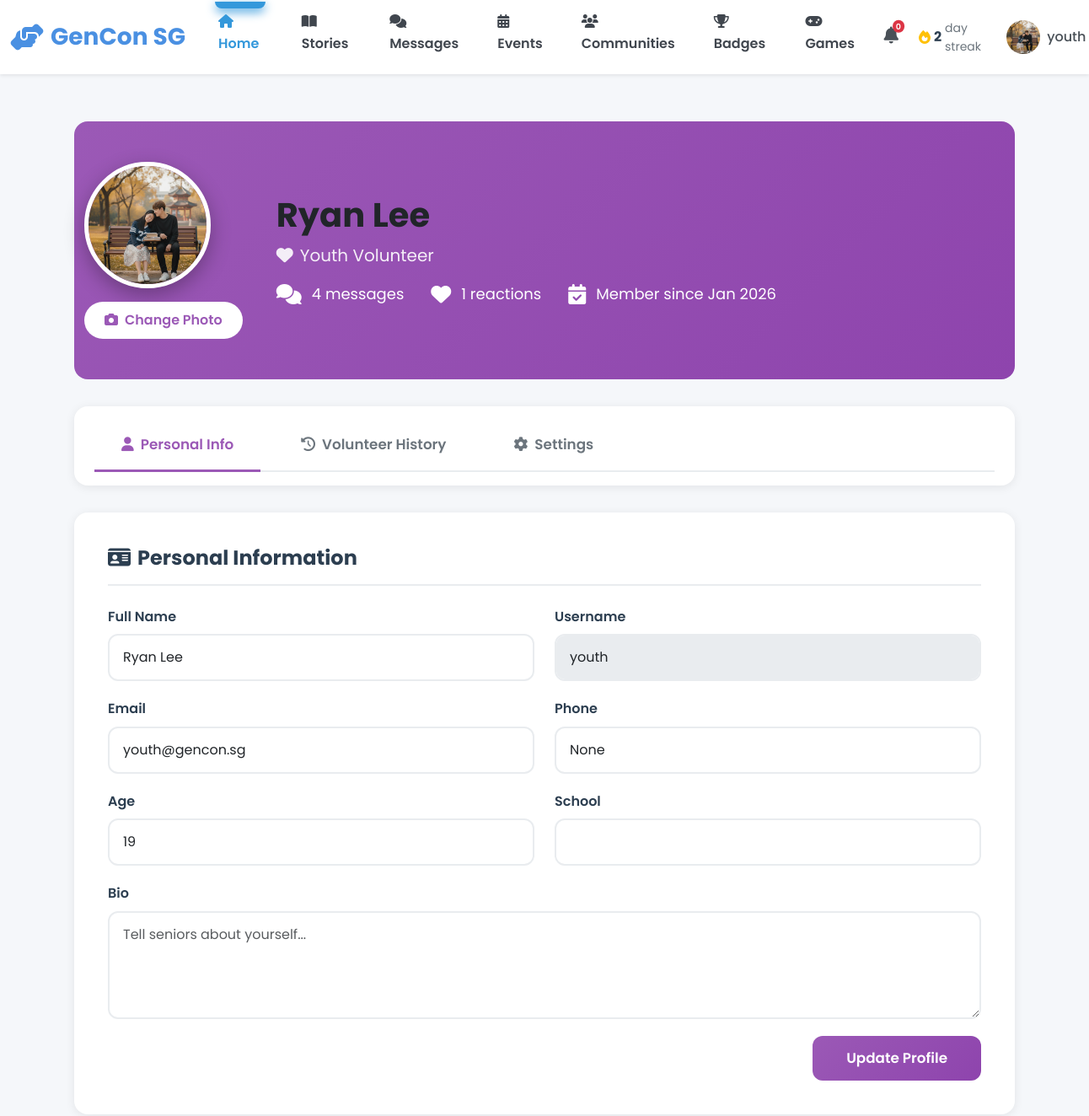
The page /youth/profile (signed in, upper part) on the database as committed earlier.
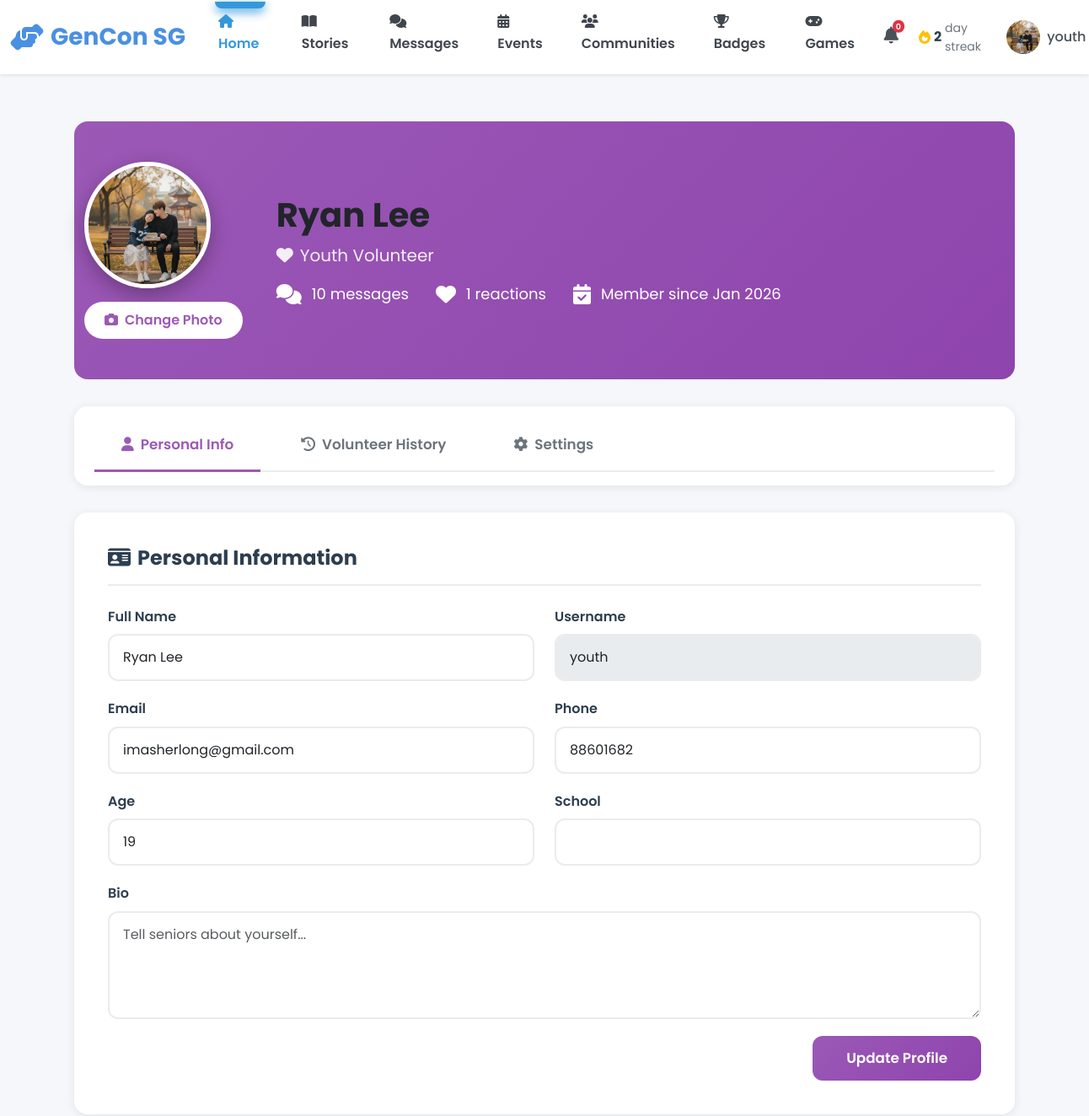
The same page on the database as committed later.
### models.py (models this page shows, shortened)
class User(db.Model):
    __tablename__ = 'users'
    id = db.Column(db.Integer, primary_key=True)
    username = db.Column(db.String(80), unique=True, nullable=False, index=True)
    password_hash = db.Column(db.String(255), nullable=False)
    email = db.Column(db.String(120), unique=True, nullable=False, index=True)
    full_name = db.Column(db.String(120), nullable=False)
    phone = db.Column(db.String(20))
    age = db.Column(db.Integer, nullable=False)
    bio = db.Column(db.Text)  # User biography
    school = db.Column(db.String(255))  # School or organization for youth
    role = db.Column(db.String(20), nullable=False)  # 'senior', 'youth', or 'admin'
    elo = db.Column(db.Integer, default=1200) # Default ELO rating
    profile_picture = db.Column(db.String(255), default='images/default-avatar.png')
    disable_reason = db.Column(db.Text)
    interests_json = db.Column(db.Text)  # Stores interests as JSON array
    languages_json = db.Column(db.Text)  # Stores languages as JSON array
    accessibility_settings_json = db.Column(db.Text)  # Stores settings as JSON object
    created_at = db.Column(db.DateTime, default=datetime.utcnow, nullable=False)
    last_active = db.Column(db.DateTime, default=datetime.utcnow, nullable=False)
    is_active = db.Column(db.Boolean, default=True)
    stories = db.relationship('Story', back_populates='user', lazy='dynamic')
    sent_messages = db.relationship('Message', foreign_keys='Message.sender_id',
                                   back_populates='sender', lazy='dynamic')
    received_messages = db.relationship('Message', foreign_keys='Message.recipient_id',
                                       back_populates='recipient', lazy='dynamic')
    senior_pairs = db.relationship('Pair', foreign_keys='Pair.senior_id',
                                   back_populates='senior', lazy='dynamic')
    youth_pairs = db.relationship('Pair', foreign_keys='Pair.youth_id',
                                 back_populates='youth', lazy='dynamic')
    streak = db.relationship('Streak', back_populates='user', uselist=False)
    badges = db.relationship('Badge', back_populates='user', lazy='dynamic')
    checkins = db.relationship('Checkin', back_populates='user', lazy='dynamic')
    @property
    def interests(self):
        """Get interests as Python list from JSON string."""
        if self.interests_json:
            return json.loads(self.interests_json)
        return []
    @interests.setter
    def interests(self, value):
        """Set interests from Python list, store as JSON string."""
        self.interests_json = json.dumps(value)
    @property
    def languages(self):
        """Get languages as Python list from JSON string."""
        if self.languages_json:
            return json.loads(self.languages_json)
        return []
    @languages.setter
    def languages(self, value):
        """Set languages from Python list, store as JSON string."""
        self.languages_json = json.dumps(value)
    @property
    def accessibility_settings(self):
        """Get accessibility settings as Python dict from JSON string."""
        if self.accessibility_settings_json:
            return json.loads(self.accessibility_settings_json)
        return {}

### blueprints/youth.py (the view, shortened to what this page needs)
@youth_bp.route('/profile', methods=['GET', 'POST'])
@login_required
def profile():
    user = User.query.get(session['user_id'])
    from forms import ProfileForm
    form = ProfileForm(obj=user)
    if form.errors:
        for field, errors in form.errors.items():
            for error in errors:
                flash(f"{getattr(form, field).label.text}: {error}", 'danger')
    pair = Pair.query.filter_by(youth_id=user.id, status='active').first()
    buddy = User.query.get(pair.senior_id) if pair else None
    from models import StoryReaction, StoryComment, Message, Badge, Streak
    reactions_count = StoryReaction.query.filter_by(user_id=user.id).count()
    comments_count = StoryComment.query.filter_by(user_id=user.id).count()
    messages_count = Message.query.filter_by(sender_id=user.id).count()
    badges_count = Badge.query.filter_by(user_id=user.id).count()
    all_streaks = Streak.query.order_by(Streak.points.desc()).all()
    user_rank = "10+" # Default
    for i, s in enumerate(all_streaks):
        if s.user_id == user.id:
            user_rank = f"#{i+1}"
            break
    return render_template('youth/profile.html',
                         user=user,
                         form=form,
                         buddy=buddy,
                         reactions_count=reactions_count,
                         comments_count=comments_count,
                         messages_count=messages_count,
                         badges_count=badges_count,
                         user_rank=user_rank)

### forms.py (shortened to what this page needs)
class ProfileForm(FlaskForm):
    full_name = StringField('Full Name', validators=[DataRequired(), Length(min=2, max=100)])
    email = StringField('Email', validators=[DataRequired(), Email()])
    phone = StringField('Phone', validators=[DataRequired()])
    school = StringField('School')
    bio = TextAreaField('Bio')
    age = IntegerField('Age', validators=[DataRequired(), NumberRange(min=13, max=120)])
    profile_picture = FileField('Profile Picture', validators=[FileAllowed(['jpg', 'png', 'jpeg', 'gif'], 'Images only!')])
    submit = SubmitField('Update Profile')

### app.py (called while the page is built)
@app.context_processor
def inject_user():
    user_streak = 0
    if 'user_id' in session:
        from models import Streak
        streak = Streak.query.filter_by(user_id=session['user_id']).first()
        if streak:
            user_streak = streak.current_streak
    return dict(session=session, user_streak=user_streak)

@app.template_filter('fix_pfp')
def fix_pfp_filter(path):
    if not path:
        return 'images/default-avatar.png'
    if path.startswith('images/'):
        return path
    if path.startswith('http'):
        return path
    return f'images/{path}'

### templates/youth/profile.html (shortened to what the changed rows need)
{% extends "base.html" %}
{% block content %}
<div class="container py-4">
    <div class="profile-header">
        <div class="container">
            <div class="profile-header-content">
                <div class="profile-avatar-section">
                    {% if 'default-avatar' in user.profile_picture %}
                        <div class="avatar-placeholder lg mb-3 mx-auto" id="profilePreviewPlaceholder">
                            {{ user.full_name[0] | upper }}
                        </div>
                        <img src="" alt="{{ user.full_name }}" class="profile-avatar-large d-none" id="headerProfilePreview">
                    {% else %}
                        <img src="{{ url_for('static', filename=user.profile_picture|fix_pfp) }}"
                             alt="{{ user.full_name }}" class="profile-avatar-large" id="headerProfilePreview">
                    {% endif %}
                    <div>
                        <button type="button" class="btn btn-change-photo" onclick="document.getElementById('profilePictureInput').click()">
                        </button>
                    </div>
                </div>
                <div class="profile-info">
                    <h1 class="profile-name">{{ user.full_name }}</h1>
                    <p class="profile-role">
                        <i class="fas fa-heart me-2"></i>Youth Volunteer
                    </p>
                    <div class="profile-stats">
                        <div class="profile-stat-item">
                            <i class="fas fa-comments"></i>
                            <span>{{ messages_count }} messages</span>
                        </div>
                        <div class="profile-stat-item">
                        </div>
                        <div class="profile-stat-item">
                            <i class="fas fa-calendar-check"></i>
                            <span>Member since {{ user.created_at.strftime('%b %Y') }}</span>
                        </div>
                    </div>
                </div>
            </div>
        </div>
    </div>
    <div class="tab-content-area active" id="infoTab">
        <div class="profile-card">
            <form method="POST" action="{{ url_for('youth.profile') }}" enctype="multipart/form-data">
                <div class="row">
                    <div class="col-md-6">
                        <div class="form-group">
                            {{ form.full_name.label(class="form-label") }}
                            {{ form.full_name(class="form-control") }}
                        </div>
                    </div>
                    <div class="col-md-6">
                        <div class="form-group">
                            <label class="form-label">Username</label>
                            <input type="text" class="form-control" value="{{ user.username }}" readonly style="background-color: #e9ecef;">
                        </div>
                    </div>
                </div>
                <div class="row">
                    <div class="col-md-6">
                        <div class="form-group">
                            {{ form.email.label(class="form-label") }}
                            {{ form.email(class="form-control") }}
                        </div>
                    </div>
                    <div class="col-md-6">
                        <div class="form-group">
                            {{ form.phone.label(class="form-label") }}
                            {{ form.phone(class="form-control") }}
                        </div>
                    </div>
                </div>
                <div class="row">
                    <div class="col-md-6">
                        <div class="form-group">
                            {{ form.age.label(class="form-label") }}
                            {{ form.age(class="form-control") }}
                        </div>
                    </div>
                    <div class="col-md-6">
                        <div class="form-group">
                            {{ form.school.label(class="form-label") }}
                            {{ form.school(class="form-control") }}
                        </div>
                    </div>
                </div>
                <div class="form-group">
                    {{ form.bio.label(class="form-label") }}
                    {{ form.bio(class="form-control", rows="4", placeholder="Tell seniors about yourself...") }}
                </div>
            </form>
        </div>
    </div>
</div>
{% endblock %}

Rows that differ between the two databases and show on the page:
changed User "Ryan Lee": email "youth@gencon.sg" → "imasherlong@gmail.com"; phone "None" → "88601682"
Other text that changed with them:
{{ messages_count }}: "4" → "10"
